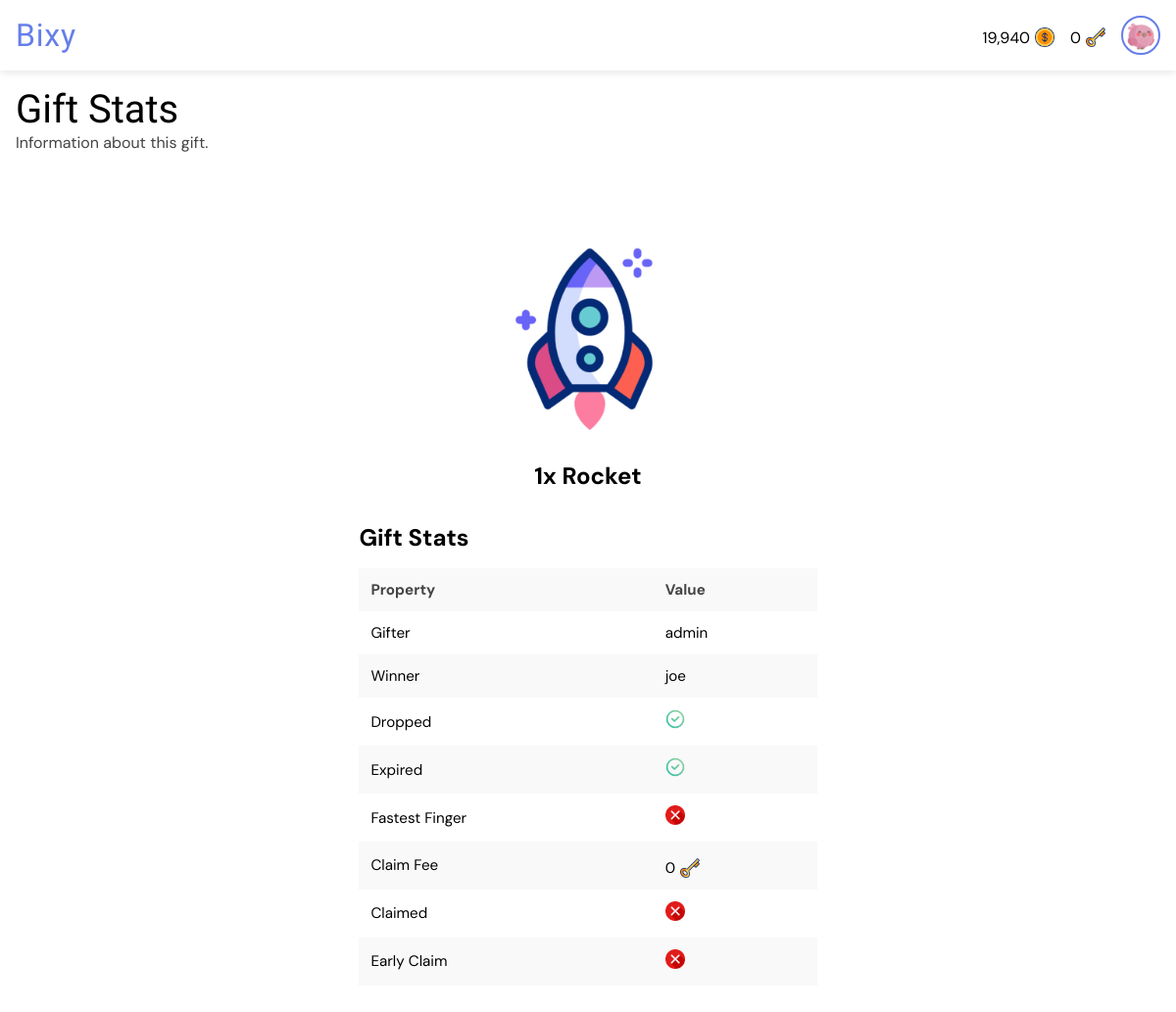
/gifts/122/stats/ (signed in), run on the app's committed database.
### giftapp/models.py (models this page shows, shortened)
class User(AbstractUser):
    gender = models.CharField(max_length=6, choices=GENDERS, default=GENDERS[0][0])
    is_verified = models.BooleanField(default=False, help_text="If the user's email address is verified or not.")
    email = models.EmailField(unique=True, blank=False, null=False)
    new_email = models.EmailField(unique=False, blank=True, null=True)
    coins = models.PositiveIntegerField(default=0)
    won_coins = models.PositiveIntegerField(default=0)
    keys = models.PositiveIntegerField(default=0)
    verify_code = models.CharField(max_length=255, null=True, blank=True)
    change_email_code = models.CharField(max_length=255, null=True, blank=True)
    profile_pic = models.ForeignKey(ProfilePicture, on_delete=models.SET_NULL, related_name='owners', null=True)
    deactivated_at = models.DateTimeField(null=True, blank=True)
    USERNAME_FIELD = "email"
    REQUIRED_FIELDS = ["username"]

class ProfilePicture(models.Model):
    name = models.CharField(max_length=50, null=False, blank=False)
    image = models.ImageField(null=False, blank=False, upload_to='profile_pics')

class GiftTransaction(models.Model):
    gifter = models.ForeignKey(User, on_delete=models.CASCADE, related_name="gifts_sent")
    recipient = models.ForeignKey(User, on_delete=models.CASCADE, related_name="gifts_received", null=True, blank=True)
    gift = models.ForeignKey(Gift, on_delete=models.CASCADE, related_name='transactions')
    quantity = models.PositiveIntegerField(default=1, help_text="Number of this gift to buy.")
    early_claim_fee = models.PositiveIntegerField(default=0, help_text="Number of keys paid to claim the gift early if not dropped. FF gifts cannot have early claim fee greater than 0.")
    claim_fee = models.PositiveIntegerField(default=0, help_text="Number of keys paid to claim the gift if dropped.")
    paid_users = models.ManyToManyField(User, related_name="paid_gifts", blank=True)
    message = models.CharField(max_length=255, blank=True)
    is_visible = models.BooleanField(default=True, help_text="If the actual gift is shown or hidden.")
    is_fastest_finger = models.BooleanField(default=False, help_text="If the gift is won by fastest finger only.")
    expire_rate = models.PositiveIntegerField(default=1, help_text="Number of hours before the gift expires (1 - 24). Must be greater than drop rate.")
    drop_rate = models.PositiveIntegerField(default=0, help_text="Number of hours before the gift drops (0 - 23).")
    expire_date = models.DateTimeField(default=timezone.now)
    drop_date = models.DateTimeField(default=timezone.now)
    created_at = models.DateTimeField(default=timezone.now)
    reveals = models.ManyToManyField(User, related_name="gift_reveals", blank=True)
    claimed_by = models.ForeignKey(
        User, null=True, blank=True, on_delete=models.SET_NULL, related_name="gifts_claimed"
    )
    def seconds_until_expire(self):
        delta = self.expire_date - timezone.now()
        return max(0, int(delta.total_seconds()))
    def is_due_for_expire(self):
        return self.seconds_until_expire() <= 0
    def seconds_until_drop(self):
        delta = self.drop_date - timezone.now()
        return max(0, int(delta.total_seconds()))
    def is_due_for_drop(self):
        return self.seconds_until_drop() <= 0

class Gift(models.Model):
    name = models.CharField(max_length=50, null=True, blank=True)
    cost = models.PositiveIntegerField(default=0)
    image = models.ImageField(null=True, blank=True, upload_to='gift_images')
    gif = models.FileField(null=True, blank=True, upload_to='gift_gifs')

### giftapp/views.py (the view)
# urls.py: path("gifts/<int:gift_transaction_id>/stats/", views.gift_stats, name="view_gift_stats"),
@login_required
def gift_stats(request, gift_transaction_id):
    gift_transaction = get_object_or_404(GiftTransaction, id=gift_transaction_id)
    return render(request, "gift_stats.html", {'gift_transaction': gift_transaction})

### templates/gift_stats.html (shortened to what this page needs)
{% extends 'base.html' %}
{% load static %}
{% load humanize %}
{% load timefilters %}
{% block title %}
<link rel="stylesheet" href="{% static 'css/all_gifts.css' %}">
{% endblock %}
{% block body %}
<div class="heading">
    <h1>Gift Stats</h1>
    <p>Information about this gift.</p>
</div>
<div class="buy">
    <div class="buy-sub">
        <div class="gift-info">
            {% if gift_transaction.gifter == request.user or gift_transaction.recipient == request.user %}
            <img src="{{ gift_transaction.gift.gif.url }}" alt="Gift image">
            <h2>{{ gift_transaction.quantity|intcomma }}x {{ gift_transaction.gift.name }}</h2>
            {% elif gift_transaction.gifter != request.user and gift_transaction.recipient != request.user %}
            {% if gift_transaction.is_visible or gift_transaction.is_due_for_expire %}
            <img src="{{ gift_transaction.gift.gif.url }}" alt="Gift image">
            <h2>{{ gift_transaction.quantity|intcomma }}x {{ gift_transaction.gift.name }}</h2>
            {% else %}
            <img src="{% static 'images/search.gif' %}" alt="Gift image">
            <h2>Hidden Gift</h2>
            <p>Gift will be visible when it expires.</p>
            {% endif %}
            {% endif %}
        </div>
        <div class="table-container">
            <h2>Gift Stats</h2>
            <table>
                <thead>
                    <tr>
                        <th>Property</th>
                        <th>Value</th>
                    </tr>
                </thead>
                <tbody>
                    <tr>
                        <td>Gifter</td>
                        <td>{{ gift_transaction.gifter.username }}</td>
                    </tr>
                    {% if gift_transaction.gifter != request.user and gift_transaction.recipient != request.user and gift_transaction.is_due_for_expire %}
                    <tr>
                        <td>Winner</td>
                        {% if gift_transaction.recipient %}
                        <td>{{ gift_transaction.recipient.username }}</td>
                        {% else %}
                        <td>--</td>
                        {% endif %}
                    </tr>
                    {% endif %}
                    <tr>
                        <td>Dropped</td>
                        {% if gift_transaction.is_due_for_drop %}
                        <td><img src="{% static 'images/check.png' %}" alt="player status image" width="20" height="20">
                        </td>
                        {% else %}
                        <td><img src="{% static 'images/x-button.png' %}" alt="player status image" width="20"
                                height="20"></td>
                        {% endif %}
                    </tr>
                    <tr>
                        <td>Expired</td>
                        {% if gift_transaction.is_due_for_expire %}
                        <td><img src="{% static 'images/check.png' %}" alt="player status image" width="20" height="20">
                        </td>
                        {% else %}
                        <td><img src="{% static 'images/x-button.png' %}" alt="player status image" width="20"
                                height="20"></td>
                        {% endif %}
                    </tr>
                    <tr>
                        <td>Fastest Finger</td>
                        {% if gift_transaction.is_fastest_finger %}
                        <td><img src="{% static 'images/check.png' %}" alt="player status image" width="20" height="20">
                        </td>
                        {% else %}
                        <td><img src="{% static 'images/x-button.png' %}" alt="player status image" width="20"
                                height="20"></td>
                        {% endif %}
                    </tr>
                    <tr>
                        <td>Claim Fee</td>
                        <td>
                            <div class="cost td-content">
                                <p>{{ gift_transaction.claim_fee|intcomma }}</p>
                                <img src="{% static 'images/key.png' %}" alt="Coin image">
                            </div>
                        </td>
                    </tr>
                    {% if gift_transaction.gifter != request.user %}
                    <tr>
                        <td>Claimed</td>
                        {% if request.user in gift_transaction.reveals.all %}
                        <td><img src="{% static 'images/check.png' %}" alt="player status image" width="20" height="20">
                        </td>
                        {% else %}
                        <td><img src="{% static 'images/x-button.png' %}" alt="player status image" width="20"
                                height="20"></td>
                        {% endif %}
                    </tr>
                    {% endif %}
                    {% if not gift_transaction.is_fastest_finger %}
                    <tr>
                        <td>Early Claim</td>
                        {% if gift_transaction.early_claim_fee > 0 %}
                        <td><img src="{% static 'images/check.png' %}" alt="player status image" width="20" height="20">
                        </td>
                        {% else %}
                        <td><img src="{% static 'images/x-button.png' %}" alt="player status image" width="20"
                                height="20"></td>
                        {% endif %}
                    </tr>
                    {% endif %}
                </tbody>
            </table>
        </div>
    </div>
</div>
{% endblock %}

### templates/base.html (shortened to what this page needs)
<!DOCTYPE html>
<html lang="en">
<head>
    {% load static %}
    {% load humanize %}
    {% load timefilters %}
    {% block title %} {% endblock %}
</head>
<body>
    <nav class="navbar">
        <div class="logo-container" role="link" tabindex="0">
            <a href="{% url 'all_gifts' %}" class="logo-text">Bixy</a>
        </div>
        <div class="profile-section" id="profileSection">
            {% if user.is_authenticated %}
            <a href="{% url 'buy_coins' %}" style="text-decoration: none; color: black;">
                <div class="cost">
                    <p>{{ user.coins|intcomma }}</p>
                    <img src="{% static 'images/dollar.png' %}" alt="Gift image">
                </div>
            </a>
            <a href="{% url 'buy_coins' %}" style="text-decoration: none; color: black;">
                <div class="cost">
                    <p>{{ user.keys|intcomma }}</p>
                    <img src="{% static 'images/key.png' %}" alt="Gift image">
                </div>
            </a>
            <a href="{% url 'profile' %}">
                <img src="{{ user.profile_pic.image.url }}" alt="Profile picture" class="profile-pic" />
            </a>
            {% else %}
            <a href="{% url 'signin' %}" class="btn login">Login</a>
            <a href="{% url 'signup' %}" class="btn signup">Sign Up</a>
            {% endif %}
        </div>
    </nav>
    <main>
        <section>
            {% block body %} {% endblock %}
        </section>
    </main>
</body>
</html>

### static/css/all_gifts.css (style rules this page uses)
* { margin: 0; padding: 0; box-sizing: border-box; font-family: "DM Sans", sans-serif; font-optical-sizing: auto; font-style: normal; }
html { font-size: 16px; }
:root { --background-color: white; --text-color: black; --label-color: #555; --even-row-color: #f9f9f9; --input-background-color: white; --input-text-color: black; --input-border-color: #ccc; --sub-text-color: #444; --button-color: #667eea; --link-color: #667eea; --button-hover-color: #7f53d2; --card-background-color: rgb(240, 235, 235); --card-text-color: var(--text-color); --card-button-color: white; --tag-bg: #dbd7d7; --tag-text: black; --padding-value: 1rem; }
* { margin: 0; padding: 0; box-sizing: border-box; }
body { background-color: var(--background-color); }
.navbar { display: flex; justify-content: space-between; align-items: center; padding: 1rem var(--padding-value); background: var(--background-color); box-shadow: 0 2px 8px rgba(0, 0, 0, 0.1); position: fixed; top: 0; width: 100%; z-index: 100; }
.logo-container { display: flex; align-items: center; cursor: pointer; user-select: none; }
.logo-text { font-weight: 700; font-size: 2rem; color: var(--button-color); line-height: 1; letter-spacing: .05rem; font-family: "Passion One", sans-serif; font-weight: 400; font-style: normal; text-decoration: none; }
.profile-section { display: flex; align-items: center; gap: 1rem; }
.profile-pic { width: 40px; height: 40px; border-radius: 50%; object-fit: cover; cursor: pointer; border: 2px solid var(--button-color); transition: box-shadow 0.3s ease; padding: .2rem; display: block; }
main { margin-top: 4.5em; }
div.heading { padding: 1rem var(--padding-value); }
div.heading h1 { font-family: "Passion One", sans-serif; font-weight: 400; font-style: normal; text-decoration: none; font-size: 2.5rem; color: var(--text-color); }
div.heading p { color: var(--sub-text-color); }
div.gift-info { display: flex; flex-direction: column; align-items: center; padding: 1em; }
div.gift-info h2 { color: var(--text-color); }
div.cost { display: flex; align-items: center; gap: 5px; justify-content: center; margin-top: .3rem; color: var(--text-color); }
div.td-content { justify-content: flex-start; }
div.cost img { width: 20px !important; height: 20px !important; }
div.buy { display: flex; flex-direction: column; align-items: center; padding: 2rem var(--padding-value); }
div.buy-sub { width: 40%; }
div.buy img { width: 250px; height: 250px; }
.table-container { background: var(--background-color); overflow-x: auto; color: var(--text-color); }
.table-container h2 { margin: 1rem 0; }
table { width: 100%; border-collapse: collapse; font-size: 0.95rem; }
tr:nth-of-type(even) { background-color: var(--even-row-color); }
th, td { padding: 0.75rem; text-align: left; }
th { background-color: var(--even-row-color); color: var(--sub-text-color); }
td img { width: 20px !important; height: 20px !important; }

### data on the page
User: coins "19,940", keys "0", profile_pic.image (picture)
GiftTransaction: gift.gif (picture), quantity "1", gift.name "Rocket", gifter.username "admin", recipient.username "joe", claim_fee "0"
